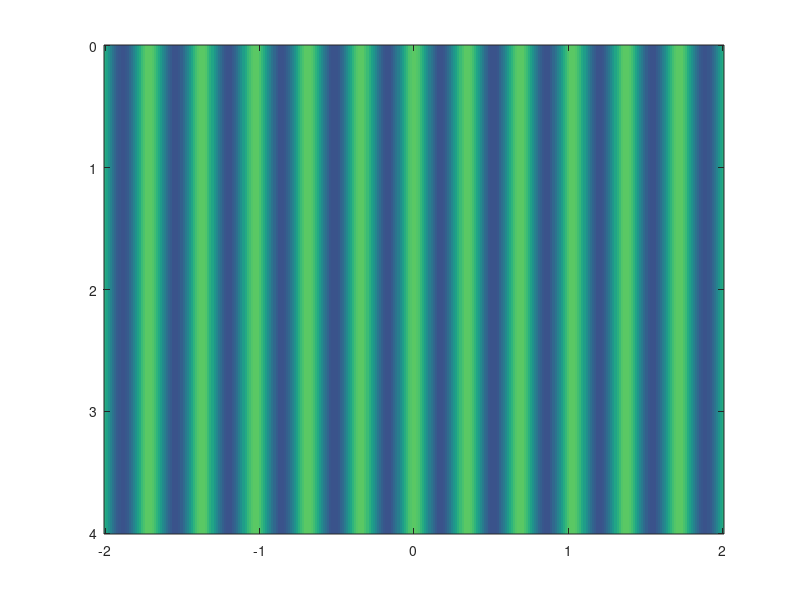

Write MATLAB code to recreate this figure. (Note: this script raises an error after producing the figure.)
%%%%%%%%%%%%%%%%%%%%%%%%%%%%%%%%%%%%%%%%%%%%%%%%%%%%%%%%%%%%%%%%%%%%%%%%%%%
% This work is supplementary material for the book                        %
%                                                                         %
% Jens Ahrens, Analytic Methods of Sound Field Synthesis, Springer-Verlag %
% Berlin Heidelberg, 2012, http://dx.doi.org/10.1007/978-3-642-25743-8    %
%                                                                         %
% It has been downloaded from http://soundfieldsynthesis.org and is       %
% licensed under a Creative Commons Attribution-NonCommercial-ShareAlike  % 
% 3.0 Unported License. Please cite the book appropriately if you use     % 
% these materials in your own work.                                       %
%                                                                         %
% (c) 2012 by Jens Ahrens                                                 %
%%%%%%%%%%%%%%%%%%%%%%%%%%%%%%%%%%%%%%%%%%%%%%%%%%%%%%%%%%%%%%%%%%%%%%%%%%%

clear;

subfigure = 'a'; % for Fig. 2.1 (a)
%subfigure = 'b'; % for Fig. 2.1 (b)

% frequency of plane wave
f = 1000;
c = 343;
k = 2*pi*f/c;

if ( subfigure == 'a' )
    k_pw = [ k 0 0 ];                        
    
elseif ( subfigure == 'b' )
    k_pw = [ k .* sqrt( 1.01 ) -1i.*k .* sqrt( .01 ) 0 ]; 
    
end

% create a spatial grid
resolution = 300;
X          = linspace( -2, 2, resolution );
Y          = linspace(  0, 4, resolution );
[ x, y ]   = meshgrid( X, Y );
z          = 0;

% Eq. (2.7)
S = exp( -1i .* k_pw( 1 ) .* x ) .* exp( -1i .* k_pw( 2 ) .* y ) .* exp( -1i .* k_pw( 3 ) .* z );

% normalize
S = S ./ abs( S( end/2, end/2 ) );

figure;
imagesc( X, Y, real( S ) ); 

if ( subfigure == 'a' )
    caxis( [ -2  2 ] );
elseif ( subfigure == 'b' )
    caxis( [ -20 20 ] );
end

turn_imagesc;
colormap gray;
axis square;
xlabel( 'x (m)' );
ylabel( 'y (m)' );
graph_defaults;


